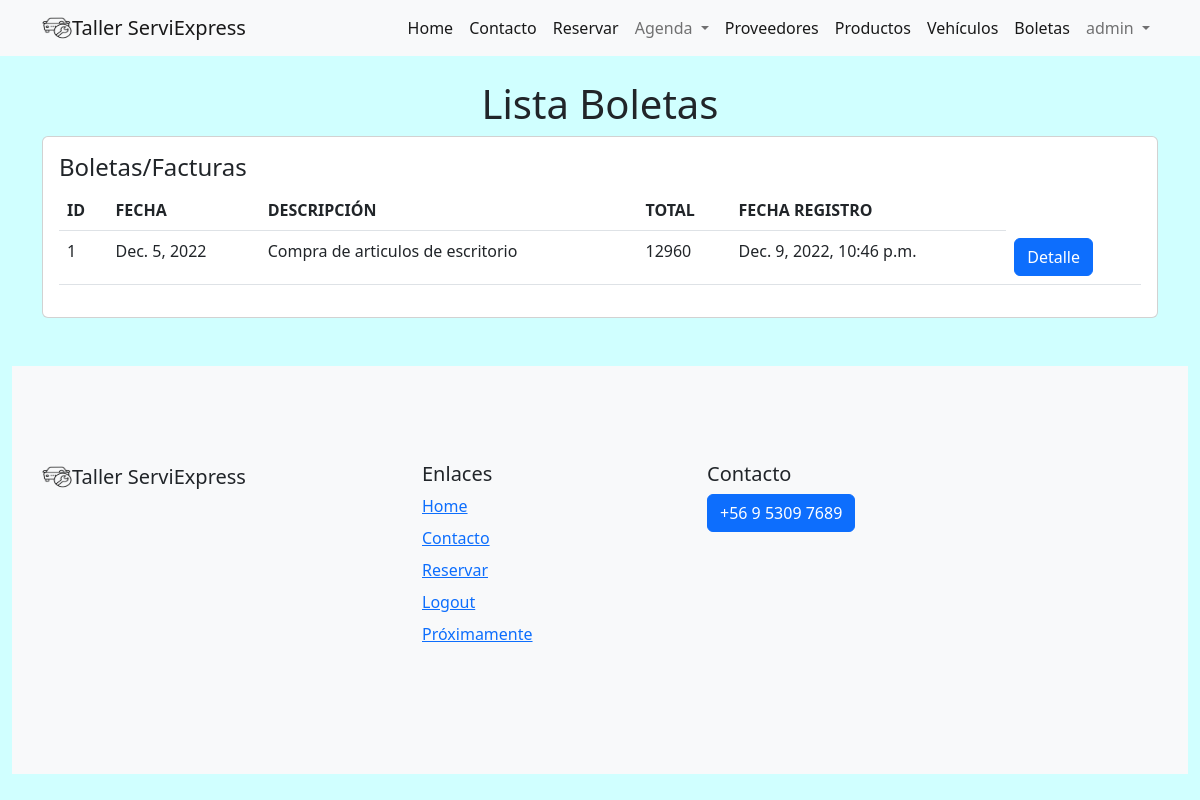
Page /boletas/ (signed in) on the committed database.
### task/models.py (models this page shows, shortened)
class Boleta(models.Model):
    id = models.AutoField(primary_key=True)
    fecha = models.DateField(auto_now_add=False, auto_now=False)
    descripcion = models.TextField(blank=True)
    total = models.IntegerField(blank=True,editable=True)
    fechaRealizado = models.DateTimeField(auto_now_add=True)

### task/views.py (the view)
# urls.py: path('boletas/', views.listBoletas,name='listBoletas'),
@login_required
def listBoletas(request):
    boleta = Boleta.objects.all()#Reserva.objects.filter(user=request.user)
    return render(request, 'boletas.html',{
        'boleta': boleta
    })

### task/templates/boletas.html
{% extends 'base.html' %}
{% block content%}
{% load static %}
<br>
<main class="container">
    <div class="row">
        <div class="col-md-8s ">
            <h1 class="text-center">Lista Boletas</h1>
            <div class="card">
                <div class="card-body">
                    <h4 class="card-title">Boletas/Facturas</h4>
                    <table class="table">
                        <thead>
                            <tr>
                                <th>ID</th>
                                <th>FECHA</th>
                                <th>DESCRIPCIÓN</th>
                                <th>TOTAL</th>
                                <th>FECHA REGISTRO</th>
                            </tr>
                        </thead>
                        <tbody>
                            {% for boleta in boleta %}
                            <tr>
                                <td>{{ boleta.id }}</td>
                                <td>
                                    {{ boleta.fecha}}
                                </td>
                                <td>{{ boleta.descripcion }}</td>
                                <td>{{ boleta.total}}</td>
                                <td>{{ boleta.fechaRealizado}}</td>
                                <td>
                                    <a href="{% url 'detalleBoleta' boleta.id %}" class="btn btn-primary">Detalle</a>
                                </td>
                            </tr>
                            {% endfor %}
                        </tbody>
                    </table>
                </div>
            </div>
        </div>
    </div>
</main>
{% endblock %}

### task/templates/base.html (shortened to what this page needs)
{% load static %}
<!doctype html>
<html lang="en">
  <head>
    <link href="https://cdn.jsdelivr.net/npm/bootstrap@5.2.3/dist/css/bootstrap.min.css" rel="stylesheet">
    <link type="text/css" rel="stylesheet" href="{% static 'task/css/style.css' %}">
  </head>
  <body>
    <nav class="navbar navbar-expand-lg bg-light">
        <div class="container">
            <img src="{% static 'task/img/mecanico.png' %}" alt="Logo flor " width="30" height="24">
            <a class="navbar-brand" href="{% url 'home' %}">Taller ServiExpress</a>
          <div class="collapse navbar-collapse" id="navbarTogglerDemo01">
            <ul class="navbar-nav ms-auto">
              <li class="nav-item">
                <a class="nav-link active" aria-current="page" href="{% url 'home' %}">Home</a>
              </li>
              <li class="nav-item">
                <a class="nav-link active" aria-current="page" href="{% url 'contacto' %}">Contacto</a>
              </li>
              {% if user.is_authenticated %}
              <li class="nav-item">
                <a class="nav-link active" href="{% url 'crearReserva' %}">Reservar</a>
              </li>
              {% endif %}
              {% if perms.task.view_reserva %}
              <li class="nav-item dropdown">
                <a class="nav-link dropdown-toggle" href="#" role="button" data-bs-toggle="dropdown" aria-expanded="false">
                  Agenda
                </a>
              </li>
              {% endif %}
              {% if perms.task.view_proveedor %}
              <li class="nav-item">
                <a class="nav-link active" href="{% url 'listProveedor' %}">Proveedores</a>
              </li>
              {% endif %}
              {% if perms.task.view_producto %}
              <li class="nav-item">
                <a class="nav-link active" href="{% url 'listProductos' %}">Productos</a>
              </li>
              {% endif %}
              {% if perms.task.view_vehiculo %}
              <li class="nav-item">
                <a class="nav-link active" href="{% url 'listVehiculos' %}">Vehículos</a>
              </li>
              {% endif %}
              {% if perms.task.view_boleta %}
              <li class="nav-item">
                <a class="nav-link active" href="{% url 'listBoletas' %}">Boletas</a>
              </li>
              {% endif %}
              {% if user.is_authenticated %}
              <li class="nav-item dropdown">
                <a class="nav-link dropdown-toggle" href="#" role="button" data-bs-toggle="dropdown" aria-expanded="false">
                  {{ user.username }}
                </a>
              </li>
                {% else %}
                <a class="nav-link active" href="{% url 'iniciarSesion' %}">Login</a>
              </li>
              <li class="nav-item">
                <a class="nav-link active" href="{% url 'registrarse' %}">Registrarse</a>
              </li>
              {% endif %}
            </ul>
          </div>
        </div>
      </nav>
    {% block content %}
    {% endblock %}
    <footer class="container-fluid">
        <footer class="bd-footer py-5 mt-5 bg-light">
            <div class="container py-5">
                <div class="row">
                    <div class="col-lg-3 mb-3">
                        <a class="d-inline-flex align-items-center mb-2 link-dark text-decoration-none" href="/" aria-label="Bootstrap">
                            <img src="{% static 'task/img/mecanico.png' %}" alt="Logo mecanico " width="30" height="24">
                            <span class="fs-5">Taller ServiExpress</span>
                        </a>
                    </div>
                    <div class="col-6 col-lg-2 offset-lg-1 mb-3">
                        <h5>Enlaces</h5>
                        <ul class="list-unstyled">
                            <li class="mb-2"><a href="{% url 'home' %}">Home</a></li>
                            <li class="mb-2"><a href="{% url 'contacto' %}">Contacto</a></li>
                            {% if user.is_authenticated %}
                            <li class="mb-2"><a href="{% url 'crearReserva' %}">Reservar</a></li>
                            <li class="mb-2"><a href="{% url 'cerrarSesion' %}">Logout</a></li>
                            {% else %}
                            <li class="mb-2"><a href="{% url 'iniciarSesion' %}">Login</a></li>
                            <li class="mb-2"><a href="{% url 'registrarse' %}">Registrarse</a></li>
                            {% endif %}
                            <li class="mb-2"><a href="#">Próximamente</a></li>
                        </ul>
                    </div>
                    <div class="col-6 col-lg-2 offset-lg-1 mb-3">
                        <h5>Contacto</h5>
                        <p class="btn btn-primary">+56 9 5309 7689</p>
                    </div>
                </div>
            </div>
        </footer>
    </footer>
  </body>
</html>

### task/static/task/css/style.css (style rules this page uses)
body { background-color: #d0ffff; }

### rows in the picture
Boleta: id "1", fecha "Dec. 5, 2022", descripcion "Compra de articulos de escritorio", total "12960", fechaRealizado "Dec. 9, 2022, 10:46 p.m."

### other values in the picture
{{ user.username }} "admin"
